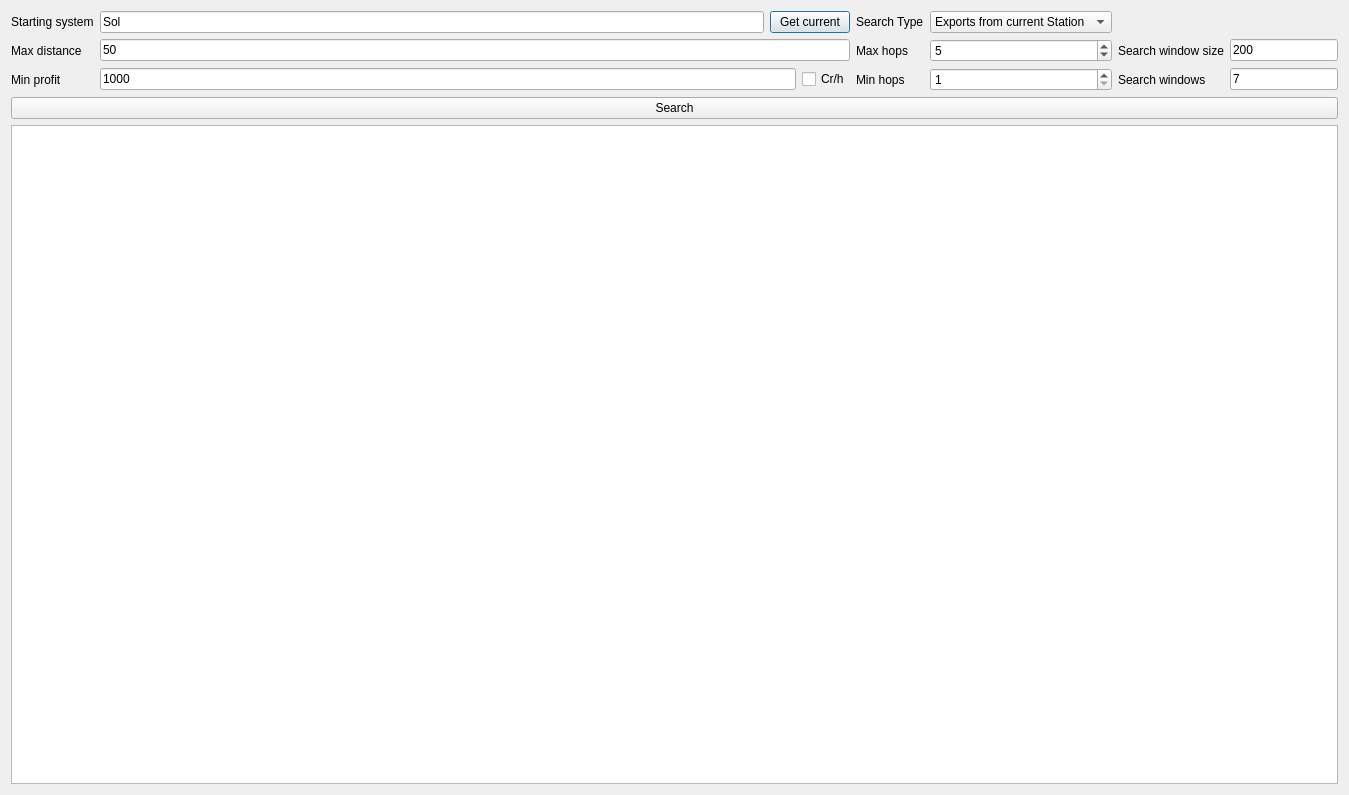
<?xml version="1.0" encoding="UTF-8"?>
<ui version="4.0">
 <class>Dialog</class>
 <widget class="QDialog" name="Dialog">
  <property name="geometry">
   <rect>
    <x>0</x>
    <y>0</y>
    <width>1349</width>
    <height>795</height>
   </rect>
  </property>
  <property name="windowTitle">
   <string>Dialog</string>
  </property>
  <layout class="QHBoxLayout" name="horizontalLayout_2">
   <item>
    <layout class="QVBoxLayout" name="verticalLayout_5">
     <item>
      <layout class="QGridLayout" name="gridLayout">
       <item row="3" column="0">
        <widget class="QLabel" name="label_3">
         <property name="text">
          <string>Max distance</string>
         </property>
        </widget>
       </item>
       <item row="3" column="1">
        <widget class="QLineEdit" name="maxDistanceTxt">
         <property name="text">
          <string>50</string>
         </property>
        </widget>
       </item>
       <item row="4" column="0">
        <widget class="QLabel" name="label_4">
         <property name="text">
          <string>Min profit</string>
         </property>
        </widget>
       </item>
       <item row="1" column="1">
        <layout class="QHBoxLayout" name="horizontalLayout_3">
         <item>
          <widget class="QLineEdit" name="currentSystemTxt">
           <property name="text">
            <string>Sol</string>
           </property>
          </widget>
         </item>
         <item>
          <widget class="QPushButton" name="getCurrentBtn">
           <property name="text">
            <string>Get current</string>
           </property>
          </widget>
         </item>
        </layout>
       </item>
       <item row="1" column="0">
        <widget class="QLabel" name="label">
         <property name="text">
          <string>Starting system</string>
         </property>
        </widget>
       </item>
       <item row="4" column="1">
        <layout class="QHBoxLayout" name="horizontalLayout">
         <item>
          <widget class="QLineEdit" name="minProfitTxt">
           <property name="text">
            <string>1000</string>
           </property>
          </widget>
         </item>
         <item>
          <widget class="QCheckBox" name="profitPhChk">
           <property name="text">
            <string>Cr/h</string>
           </property>
           <property name="checked">
            <bool>false</bool>
           </property>
          </widget>
         </item>
        </layout>
       </item>
       <item row="4" column="5">
        <widget class="QLineEdit" name="windowCountTxt">
         <property name="sizePolicy">
          <sizepolicy hsizetype="Preferred" vsizetype="Fixed">
           <horstretch>0</horstretch>
           <verstretch>0</verstretch>
          </sizepolicy>
         </property>
         <property name="text">
          <string>7</string>
         </property>
        </widget>
       </item>
       <item row="3" column="5">
        <widget class="QLineEdit" name="windowSizeTxt">
         <property name="sizePolicy">
          <sizepolicy hsizetype="Preferred" vsizetype="Fixed">
           <horstretch>0</horstretch>
           <verstretch>0</verstretch>
          </sizepolicy>
         </property>
         <property name="text">
          <string>200</string>
         </property>
        </widget>
       </item>
       <item row="4" column="4">
        <widget class="QLabel" name="label_6">
         <property name="text">
          <string>Search windows</string>
         </property>
        </widget>
       </item>
       <item row="3" column="4">
        <widget class="QLabel" name="label_2">
         <property name="text">
          <string>Search window size</string>
         </property>
        </widget>
       </item>
       <item row="1" column="3">
        <widget class="QComboBox" name="searchTypeCombo">
         <property name="currentIndex">
          <number>0</number>
         </property>
         <item>
          <property name="text">
           <string>Exports from current Station</string>
          </property>
         </item>
         <item>
          <property name="text">
           <string>Exports from current System</string>
          </property>
         </item>
         <item>
          <property name="text">
           <string>Loop route</string>
          </property>
         </item>
         <item>
          <property name="text">
           <string>Long route</string>
          </property>
         </item>
         <item>
          <property name="text">
           <string>Single trades</string>
          </property>
         </item>
        </widget>
       </item>
       <item row="1" column="2">
        <widget class="QLabel" name="label_7">
         <property name="text">
          <string>Search Type</string>
         </property>
        </widget>
       </item>
       <item row="3" column="2">
        <widget class="QLabel" name="label_8">
         <property name="text">
          <string>Max hops</string>
         </property>
        </widget>
       </item>
       <item row="3" column="3">
        <widget class="QSpinBox" name="graphDepthSpin">
         <property name="minimum">
          <number>1</number>
         </property>
         <property name="maximum">
          <number>99</number>
         </property>
         <property name="value">
          <number>5</number>
         </property>
        </widget>
       </item>
       <item row="4" column="3">
        <widget class="QSpinBox" name="graphMinDepthSpin">
         <property name="minimum">
          <number>1</number>
         </property>
         <property name="value">
          <number>1</number>
         </property>
        </widget>
       </item>
       <item row="4" column="2">
        <widget class="QLabel" name="label_14">
         <property name="text">
          <string>Min hops</string>
         </property>
        </widget>
       </item>
      </layout>
     </item>
     <item>
      <widget class="QPushButton" name="searchBtn">
       <property name="text">
        <string>Search</string>
       </property>
       <property name="autoDefault">
        <bool>false</bool>
       </property>
       <property name="default">
        <bool>false</bool>
       </property>
      </widget>
     </item>
     <item>
      <widget class="QTableView" name="SearchResultTable">
       <property name="sizePolicy">
        <sizepolicy hsizetype="Expanding" vsizetype="Expanding">
         <horstretch>0</horstretch>
         <verstretch>0</verstretch>
        </sizepolicy>
       </property>
       <property name="toolTipDuration">
        <number>1</number>
       </property>
       <property name="selectionMode">
        <enum>QAbstractItemView::SingleSelection</enum>
       </property>
       <property name="sortingEnabled">
        <bool>false</bool>
       </property>
       <property name="cornerButtonEnabled">
        <bool>false</bool>
       </property>
       <attribute name="horizontalHeaderCascadingSectionResizes">
        <bool>true</bool>
       </attribute>
       <attribute name="horizontalHeaderHighlightSections">
        <bool>false</bool>
       </attribute>
       <attribute name="horizontalHeaderMinimumSectionSize">
        <number>10</number>
       </attribute>
       <attribute name="horizontalHeaderShowSortIndicator" stdset="0">
        <bool>false</bool>
       </attribute>
       <attribute name="horizontalHeaderStretchLastSection">
        <bool>false</bool>
       </attribute>
       <attribute name="verticalHeaderVisible">
        <bool>false</bool>
       </attribute>
       <attribute name="verticalHeaderCascadingSectionResizes">
        <bool>false</bool>
       </attribute>
       <attribute name="verticalHeaderHighlightSections">
        <bool>false</bool>
       </attribute>
      </widget>
     </item>
    </layout>
   </item>
  </layout>
 </widget>
 <resources/>
 <connections/>
</ui>
